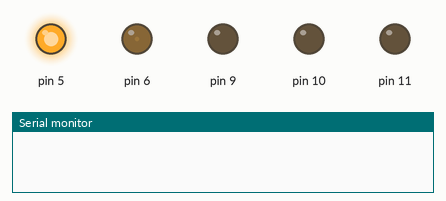
Bench run of a program on a simulated Arduino Uno, built with avr-gcc and run on an emulated ATmega328P. Parts: output pins drawn as LEDs (lit = HIGH), the last lines printed to the serial monitor.

Above: at 0.05 s.
At 2.05 s:
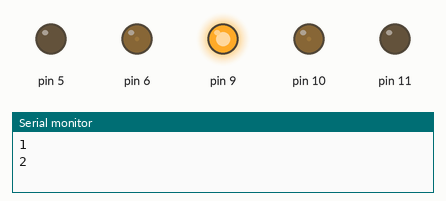
At 4.0 s:
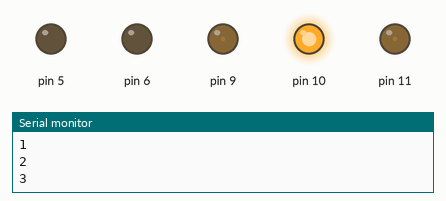
At 5.0 s:
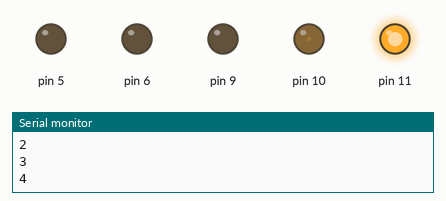
At 8.0 s:
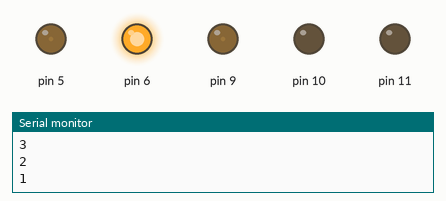
Timing chart, 0 to 10.4 s (numbered marks = the images above):
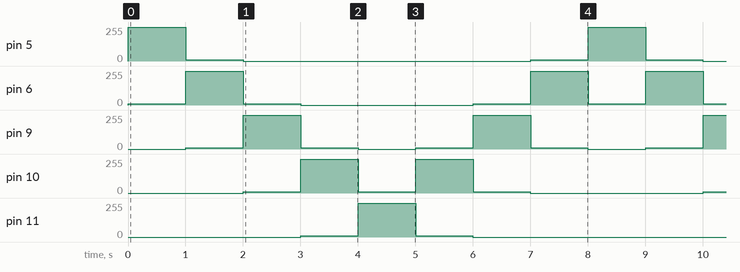

Measured:
- by itself, pin 5: repeats every 8.0 s: 10/255 1.0 s, 0/255 5.0 s, 10/255 1.0 s, 255/255 1.0 s
- by itself, pin 6: repeats every 8.0 s: 255/255 1.0 s, 10/255 1.0 s, 0/255 3.0 s, 10/255 1.0 s, 255/255 1.0 s, 10/255 1.0 s
- by itself, pin 9: repeats every 4.0 s: 255/255 1.0 s, 10/255 1.0 s, 0/255 1.0 s, 10/255 1.0 s
- by itself, pin 10: repeats every 8.0 s: 2 × (255/255 1.0 s, 10/255 1.0 s), 0/255 3.0 s, 10/255 1.0 s
- by itself, pin 11: repeats every 8.0 s: 255/255 1.0 s, 10/255 1.0 s, 0/255 5.0 s, 10/255 1.0 s

The program:

main.cpp
```cpp
#include <Arduino.h>
#define VORWAERTS 1
#define RUECKWAERTS 2
#define HELLIGKEIT_LINKS 10
#define HELLIGKEIT_RECHTS 10

int Richtung = VORWAERTS;

int tastVerhaeltnis = 1000;
int maxTastVerhaeltnis = 200;

int Leds[] {5,6,9,10,11};
int AnzahlDerLeds=sizeof(Leds) / sizeof(Leds[0]);

//++++++++++++++++++++++++++++++++++++++++++++++++++++++++++++++++++++++++++++++++++++++
void setup() {
  for (int i = 0; i < AnzahlDerLeds; i++){
    pinMode(Leds[i], OUTPUT);
  }
  Serial.begin(9600);
}

int aktuellerIndex=0;

//++++++++++++++++++++++++++++++++++++++++++++++++++++++++++++++++++++++++++++++++
void loop() {
  digitalWrite(Leds[aktuellerIndex], HIGH);
  if (aktuellerIndex < AnzahlDerLeds -1){
    analogWrite(Leds[aktuellerIndex+1], HELLIGKEIT_LINKS);
  }
  if (aktuellerIndex != 0){
    analogWrite(Leds[aktuellerIndex-1], HELLIGKEIT_RECHTS);
  }

  delay(tastVerhaeltnis);
  digitalWrite(Leds[aktuellerIndex], LOW);
  digitalWrite(Leds[aktuellerIndex+1], LOW);
  digitalWrite(Leds[aktuellerIndex-1],LOW);

  if (Richtung==VORWAERTS){
    if (aktuellerIndex == AnzahlDerLeds-1){
      Richtung=RUECKWAERTS;
      aktuellerIndex -=1;
    }
    else{
      aktuellerIndex += 1;
    }
  }
  else if(Richtung==RUECKWAERTS){
    if (aktuellerIndex == 0){
      aktuellerIndex = 1;
      Richtung=VORWAERTS;
    }
    else{
      aktuellerIndex -= 1;
    }

  }
Serial.println(aktuellerIndex);


//  for (int i = 0; i < AnzahlDerLeds; i++){
//    digitalWrite(Leds[i], HIGH);
//    delay(tastVerhaeltnis);
//    digitalWrite(Leds[i], LOW);
//  }
}
```
